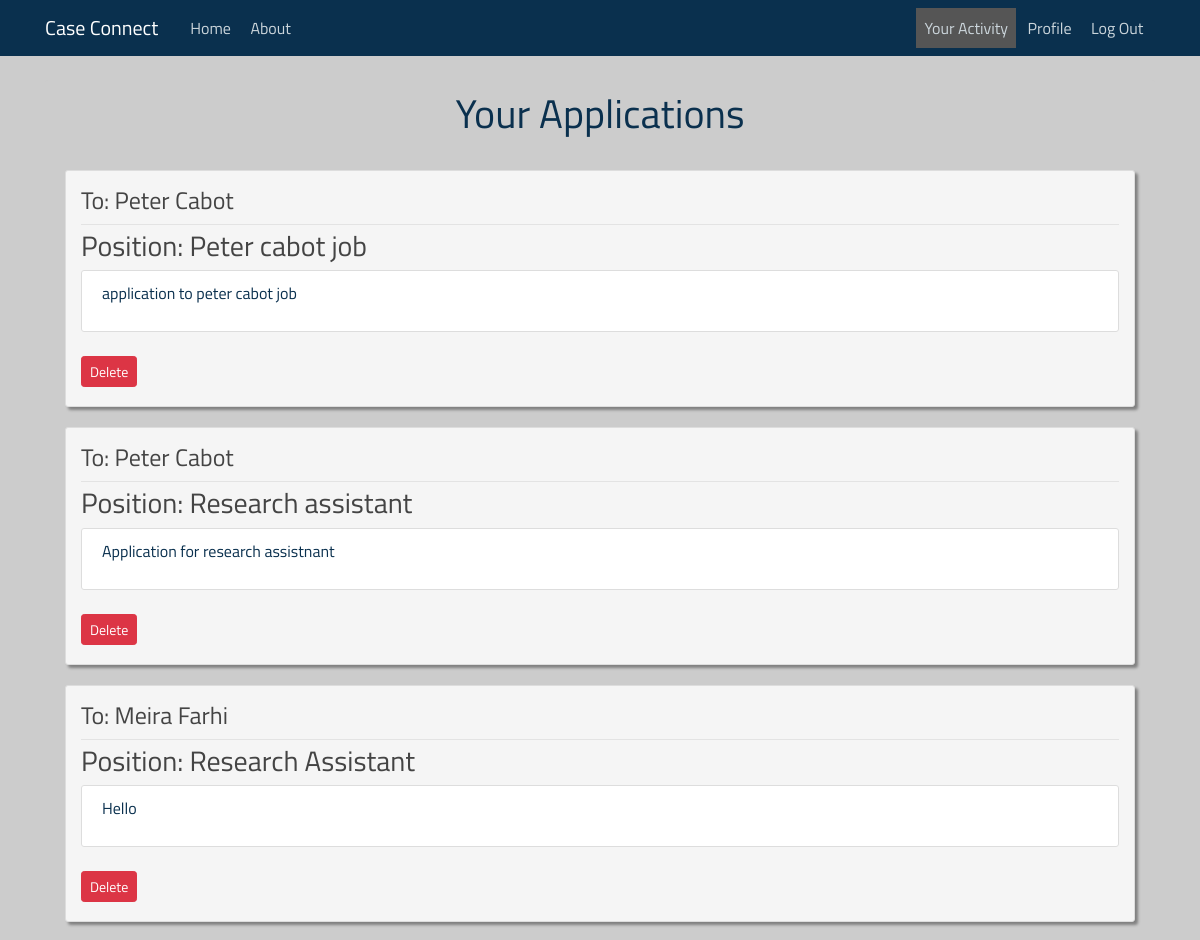
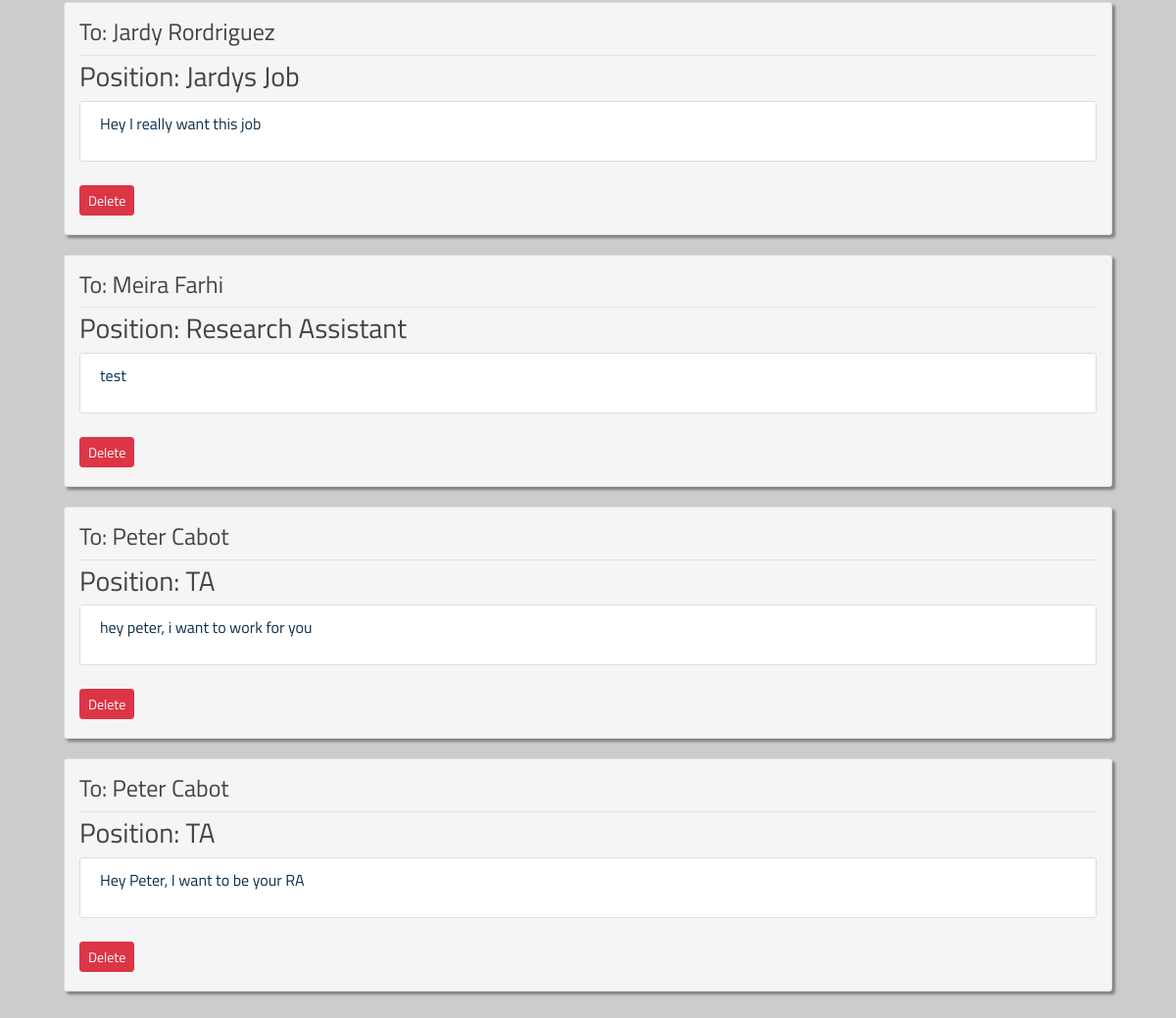
Page /applications/ (signed in) on the earlier database version (2 pictures, top to bottom).
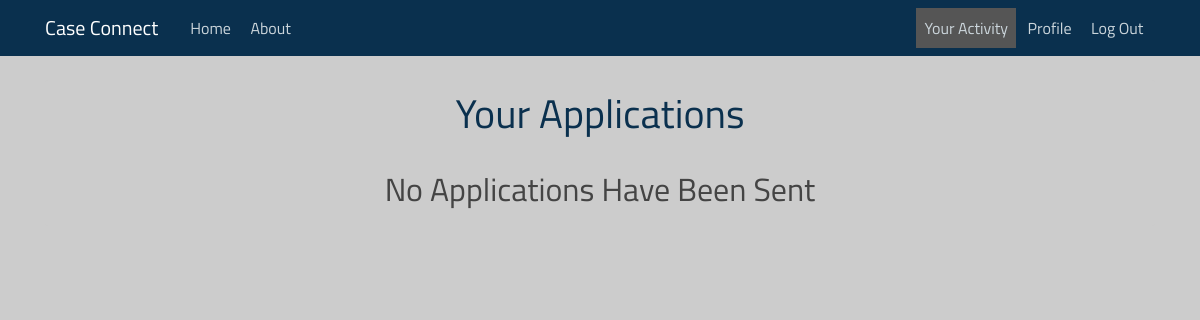
Same page on the later database version.
### case_connecting/models.py (models this page shows, shortened)
class Application(models.Model):
    applicant = models.ForeignKey(User, on_delete=models.CASCADE)
    message = models.TextField()
    post = models.ForeignKey(Post, on_delete=models.CASCADE)
    date_applied = models.DateTimeField(default=timezone.now)

class Post(models.Model):
    recruiter = models.ForeignKey(User, on_delete=models.CASCADE)
    position = models.CharField(max_length=200)
    knowledge = models.CharField(max_length=200)
    content = models.TextField()
    pay = models.CharField(max_length=200)
    date_posted = models.DateTimeField(default=timezone.now)

### case_connecting/views.py (the view)
# urls.py: path('applications/', PostApplicationsListView.as_view(template_name='case_connecting/applications_page.html'), name="case_connecting-applications"),
class PostApplicationsListView(ListView):
    model = Application
    context_object_name = 'applications'
    paginate_by = 8  # the number of posts per page
    def get_queryset(self):
        request_user = self.request.user
        return Application.objects.filter(applicant=request_user).order_by('-date_applied')

### templates/case_connecting/applications_page.html (shortened to what this page needs)
{% extends "case_connecting/base.html" %}
{% load static %}
{% block content %}
<head>
    <link rel="stylesheet" type="text/css" href="{% static 'case_connecting/activity.css' %}">
</head>
    <div class="content-section" id="posting-list">
        <div>
            <h1>Your Applications</h1>
            <br>
        </div>
        {% if not applications %}
            <div>
                <h2 class="none-to-show">No Applications Have Been Sent</h2>
            </div>
        {% endif %}
        {% for application in applications %}
        <article id="post" class="media content-section">
              <div class="media-body">
                <div class="article-metadata">
                  <h4><a class="article-title" href="{% url 'user-posts' application.post.recruiter %}">To: {{ application.post.recruiter.get_full_name }}</a></h4>
                </div>
                <h3><a class="article-title" href="{% url 'post-detail' application.post.id %}">Position: {{ application.post.position }}</a></h3>
                  <div class="media content-section">
                    <p>{{ application.message }}</p>
                  </div>
                  <a class="btn btn-danger mt-1 mb-1 btn-sm" href="{% url 'post-delete-application' application.id %}">Delete</a>
              </div>
            </article>
        {% endfor %}
    </div>
{% endblock %}

Differences in the rows shown:
removed Application: post.recruiter.get_full_name "Peter Cabot", post.position "Peter cabot job", message "application to peter cabot job"
removed Application: post.recruiter.get_full_name "Peter Cabot", post.position "Research assistant", message "Application for research assistnant"
removed Application: post.recruiter.get_full_name "Meira Farhi", post.position "Research Assistant", message "Hello"
removed Application: post.recruiter.get_full_name "Jardy Rordriguez", post.position "Jardys Job", message "Hey I really want this job"
removed Application: post.recruiter.get_full_name "Meira Farhi", post.position "Research Assistant", message "test"
removed Application: post.recruiter.get_full_name "Peter Cabot", post.position "TA", message "hey peter, i want to work for you"
removed Application: post.recruiter.get_full_name "Peter Cabot", post.position "TA", message "Hey Peter, I want to be your RA"
Other differences:
text now shown: "No Applications Have Been Sent"
